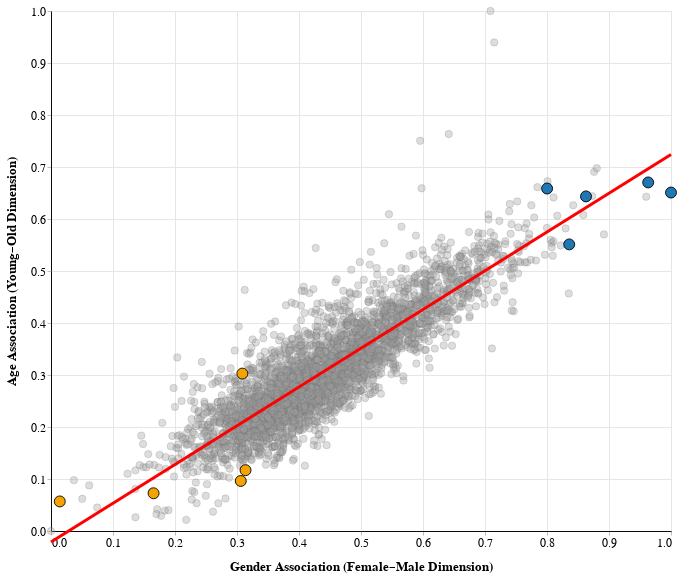

Notebook source saved alongside this figure:
### Markdown cell above
### Interactive Regression Plot

To enable a more complete inspection of the data, we create an **interactive** version of the regression plot.

In this visualization, each point corresponds to a social category. Hovering over any point reveals the category name and its normalized gender and age association scores.

### Code cell
import numpy as np
import pandas as pd
import altair as alt

alt.data_transformers.disable_max_rows()

# -----------------------
# Rename columns to Altair-friendly names (no dots)
# -----------------------
dfp = df.rename(columns={
    "Social.Category": "Social_Category",
    "gender_norm.main": "gender_norm_main",
    "age_norm.main": "age_norm_main",
}).copy()

# -----------------------
# Regression parameters (age_norm_main = b0 + b1 * gender_norm_main)
# ----------------------
b0 = float(results.params["const"])
b1 = float(results.params["gender_norm.main"])

# Chart domain: normalized variables are expected in [0,1]
ymin, ymax = 0.0, 1.0
xmin, xmax = 0.0, 1.0

reg_df = pd.DataFrame({
    "x": [xmin, xmax],
    "y": [b0 + b1 * xmin, b0 + b1 * xmax]
})


# ============================================================
# Choose a few representative categories to highlight
# - low_cats: illustrative "more female-coded / younger-coded" examples
# - high_cats: illustrative "more male-coded / older-coded" examples
# ============================================================
low_cats = ["intern", "cook", "secretary", "novice", "homeopath"]
high_cats = [
    "military personnel", "elected official",
    "chairman of the board", "chief of staff", "director of research"
]

low_df  = dfp[dfp["Social_Category"].isin(low_cats)]
high_df = dfp[dfp["Social_Category"].isin(high_cats)]

ticks_01 = [round(v, 1) for v in np.arange(0.0, 1.0 + 0.1, 0.1)]

# ============================================================
# Hover interaction
# ============================================================
hover = alt.selection_point(fields=["Social_Category"], on="mouseover", nearest=True, empty="none")

# ============================================================
# Base layer: all points, faint grey
# - tooltip shows category + coordinates
# ============================================================
base = alt.Chart(dfp).mark_point(
    filled=True,
    size=55,
    color="#9e9e9e",
    opacity=0.35,
    stroke="#666666",
    strokeWidth=0.6
).encode(
    x=alt.X(
        "gender_norm_main:Q",
        scale=alt.Scale(domain=[0.0, 1.0]),
        axis=alt.Axis(
            title="Gender Association\n(Female–Male Dimension)",
            titleFontWeight="bold",
            titleFontSize=13,
            titlePadding=12,
            values=ticks_01,
            format=".1f",
            grid=True
        )
    ),
    y=alt.Y(
        "age_norm_main:Q",
        scale=alt.Scale(domain=[0.0, 1.0]),
        axis=alt.Axis(
            title="Age Association\n(Young–Old Dimension)",
            titleFontWeight="bold",
            titleFontSize=13,
            titlePadding=12,
            values=ticks_01,
            format=".1f",
            grid=True
        )
    ),
    tooltip=[
        alt.Tooltip("Social_Category:N", title="social_category"),
        alt.Tooltip("gender_norm_main:Q", title="gender_norm", format=".2f"),
        alt.Tooltip("age_norm_main:Q", title="age_norm", format=".2f"),
    ]
).add_params(hover)


# -----------------------
# Hover ring: draws a black ring around the currently hovered point
# ----------------------
hover_ring = alt.Chart(dfp).mark_point(
    filled=False,
    size=140,
    stroke="black",
    strokeWidth=1.4
).encode(
    x="gender_norm_main:Q",
    y="age_norm_main:Q",
).transform_filter(hover)


# ============================================================
# Highlight layers: selected "low" and "high" categories
# ============================================================
low_pts = alt.Chart(low_df).mark_point(
    filled=True, size=120,
    color="#f4a300",
    stroke="black", strokeWidth=0.9,
    opacity=1.0
).encode(x="gender_norm_main:Q", y="age_norm_main:Q")

high_pts = alt.Chart(high_df).mark_point(
    filled=True, size=120,
    color="#1f77b4",
    stroke="black", strokeWidth=0.9,
    opacity=1.0
).encode(x="gender_norm_main:Q", y="age_norm_main:Q")

# -----------------------
# Regression line layer
# -----------------------
reg_line = alt.Chart(reg_df).mark_line(color="red", strokeWidth=3).encode(x="x:Q", y="y:Q")

# ============================================================
# Final Chart
# ============================================================
chart = alt.layer(
    base, low_pts, high_pts, reg_line, hover_ring
).properties(
    width=620,
    height=520
).configure_view(
    fill="white",
    stroke="#d9d9d9"
).configure_axis(
    gridColor="#e6e6e6",
    gridWidth=1,
    domain=True,
    domainColor="#0a0a0a",
    domainWidth=1,
    tickSize=4,
    tickColor="#bdbdbd",
    labelFontSize=12,
    titleFontSize=13
).configure_view(
    fill="white",
    stroke="#d9d9d9"
)



chart

### Figure 1 — Vega-Lite specification as saved in the notebook (floating-point values rounded to 4 significant figures; data arrays with more than 128 entries replaced by an {"elided": "..."} marker saying what was removed)
{"config": {"view": {"continuousWidth": 300, "continuousHeight": 300, "fill": "white", "stroke": "#d9d9d9"}, "axis": {"domain": true, "domainColor": "#0a0a0a", "domainWidth": 1, "gridColor": "#e6e6e6", "gridWidth": 1, "labelFontSize": 12, "tickColor": "#bdbdbd", "tickSize": 4, "titleFontSize": 13}}, "layer": [{"data": {"name": "data-e889d7441bd037a31f2d82b16b4acbf8"}, "mark": {"type": "point", "color": "#9e9e9e", "filled": true, "opacity": 0.35, "size": 55, "stroke": "#666666", "strokeWidth": 0.6}, "encoding": {"tooltip": [{"field": "Social_Category", "title": "social_category", "type": "nominal"}, {"field": "gender_norm_main", "format": ".2f", "title": "gender_norm", "type": "quantitative"}, {"field": "age_norm_main", "format": ".2f", "title": "age_norm", "type": "quantitative"}], "x": {"axis": {"format": ".1f", "grid": true, "title": "Gender Association\n(Female–Male Dimension)", "titleFontSize": 13, "titleFontWeight": "bold", "titlePadding": 12, "values": [0.0, 0.1, 0.2, 0.3, 0.4, 0.5, 0.6, 0.7, 0.8, 0.9, 1.0]}, "field": "gender_norm_main", "scale": {"domain": [0.0, 1.0]}, "type": "quantitative"}, "y": {"axis": {"format": ".1f", "grid": true, "title": "Age Association\n(Young–Old Dimension)", "titleFontSize": 13, "titleFontWeight": "bold", "titlePadding": 12, "values": [0.0, 0.1, 0.2, 0.3, 0.4, 0.5, 0.6, 0.7, 0.8, 0.9, 1.0]}, "field": "age_norm_main", "scale": {"domain": [0.0, 1.0]}, "type": "quantitative"}}, "name": "view_13"}, {"data": {"name": "data-8597ba633635e580eb48dc745702c4e6"}, "mark": {"type": "point", "color": "#f4a300", "filled": true, "opacity": 1.0, "size": 120, "stroke": "black", "strokeWidth": 0.9}, "encoding": {"x": {"field": "gender_norm_main", "type": "quantitative"}, "y": {"field": "age_norm_main", "type": "quantitative"}}}, {"data": {"name": "data-e1f5da822da45de2da24b06a45e8d8e0"}, "mark": {"type": "point", "color": "#1f77b4", "filled": true, "opacity": 1.0, "size": 120, "stroke": "black", "strokeWidth": 0.9}, "encoding": {"x": {"field": "gender_norm_main", "type": "quantitative"}, "y": {"field": "age_norm_main", "type": "quantitative"}}}, {"data": {"name": "data-e08c0ddb2d775d0e2d253b307367309b"}, "mark": {"type": "line", "color": "red", "strokeWidth": 3}, "encoding": {"x": {"field": "x", "type": "quantitative"}, "y": {"field": "y", "type": "quantitative"}}}, {"data": {"name": "data-e889d7441bd037a31f2d82b16b4acbf8"}, "mark": {"type": "point", "filled": false, "size": 140, "stroke": "black", "strokeWidth": 1.4}, "encoding": {"x": {"field": "gender_norm_main", "type": "quantitative"}, "y": {"field": "age_norm_main", "type": "quantitative"}}, "transform": [{"filter": {"param": "param_13", "empty": false}}]}], "height": 520, "params": [{"name": "param_13", "select": {"type": "point", "fields": ["Social_Category"], "nearest": true, "on": "mouseover"}, "views": ["view_13"]}], "width": 620, "$schema": "https://vega.github.io/schema/vega-lite/v5.20.1.json", "datasets": {"data-e889d7441bd037a31f2d82b16b4acbf8": {"elided": "3495 records"}, "data-8597ba633635e580eb48dc745702c4e6": [{"Social_Category": "cook", "Source": "GPT2", "gender.main": -0.3421, "gender_norm_main": 0.1654, "gender.ext": -0.01903, "gender_norm.ext": 0.3527, "gender.red": -0.2371, "gender_norm.red": 0.1617, "age.main": -0.1237, "age_norm_main": 0.07255, "age.ext": -0.02799, "age_norm.ext": 0.1647, "age.red": -0.08445, "age_norm.red": 0.16}, {"Social_Category": "homeopath", "Source": "GPT2", "gender.main": -0.2868, "gender_norm_main": 0.3087, "gender.ext": -0.01758, "gender_norm.ext": 0.3649, "gender.red": -0.1761, "gender_norm.red": 0.3511, "age.main": -0.0805, "age_norm_main": 0.3027, "age.ext": 0.004343, "age_norm.ext": 0.3805, "age.red": -0.05825, "age_norm.red": 0.3944}, {"Social_Category": "intern", "Source": "GPT2", "gender.main": -0.4005, "gender_norm_main": 0.01418, "gender.ext": -0.05683, "gender_norm.ext": 0.03392, "gender.red": -0.2768, "gender_norm.red": 0.03865, "age.main": -0.1266, "age_norm_main": 0.05687, "age.ext": -0.0155, "age_norm.ext": 0.2482, "age.red": -0.0976, "age_norm.red": 0.04247}, {"Social_Category": "novice", "Source": "GPT2", "gender.main": -0.2848, "gender_norm_main": 0.3138, "gender.ext": -0.01549, "gender_norm.ext": 0.3825, "gender.red": -0.1911, "gender_norm.red": 0.3047, "age.main": -0.1154, "age_norm_main": 0.1169, "age.ext": -0.03503, "age_norm.ext": 0.1178, "age.red": -0.07936, "age_norm.red": 0.2056}, {"Social_Category": "secretary", "Source": "GPT2", "gender.main": -0.2878, "gender_norm_main": 0.3061, "gender.ext": 0.0005453, "gender_norm.ext": 0.5177, "gender.red": -0.2084, "gender_norm.red": 0.2509, "age.main": -0.1193, "age_norm_main": 0.09624, "age.ext": -0.03016, "age_norm.ext": 0.1503, "age.red": -0.07765, "age_norm.red": 0.2208}], "data-e1f5da822da45de2da24b06a45e8d8e0": [{"Social_Category": "chairman of the board", "Source": "GPT2", "gender.main": -0.03396, "gender_norm_main": 0.9632, "gender.ext": 0.05012, "gender_norm.ext": 0.9358, "gender.red": 0.01993, "gender_norm.red": 0.9598, "age.main": -0.01151, "age_norm_main": 0.6703, "age.ext": 0.01309, "age_norm.ext": 0.4389, "age.red": -0.002641, "age_norm.red": 0.8916}, {"Social_Category": "chief of staff", "Source": "GPT2", "gender.main": -0.08315, "gender_norm_main": 0.8359, "gender.ext": 0.03842, "gender_norm.ext": 0.8371, "gender.red": -0.02166, "gender_norm.red": 0.8307, "age.main": -0.03388, "age_norm_main": 0.5512, "age.ext": 0.008316, "age_norm.ext": 0.4071, "age.red": -0.02377, "age_norm.red": 0.7027}, {"Social_Category": "director of research", "Source": "GPT2", "gender.main": -0.01975, "gender_norm_main": 1.0, "gender.ext": 0.05774, "gender_norm.ext": 1.0, "gender.red": 0.03289, "gender_norm.red": 1.0, "age.main": -0.01516, "age_norm_main": 0.6509, "age.ext": 0.01076, "age_norm.ext": 0.4234, "age.red": -0.006746, "age_norm.red": 0.8549}, {"Social_Category": "elected official", "Source": "GPT2", "gender.main": -0.0727, "gender_norm_main": 0.8629, "gender.ext": 0.02619, "gender_norm.ext": 0.734, "gender.red": -0.002932, "gender_norm.red": 0.8888, "age.main": -0.01656, "age_norm_main": 0.6434, "age.ext": 0.02395, "age_norm.ext": 0.5114, "age.red": -0.01845, "age_norm.red": 0.7503}, {"Social_Category": "military personnel", "Source": "GPT2", "gender.main": -0.09693, "gender_norm_main": 0.8002, "gender.ext": 0.009372, "gender_norm.ext": 0.5922, "gender.red": -0.01576, "gender_norm.red": 0.849, "age.main": -0.01371, "age_norm_main": 0.6586, "age.ext": 0.03628, "age_norm.ext": 0.5936, "age.red": -0.02809, "age_norm.red": 0.664}], "data-e08c0ddb2d775d0e2d253b307367309b": [{"x": 0.0, "y": -0.02108}, {"x": 1.0, "y": 0.7239}]}}
